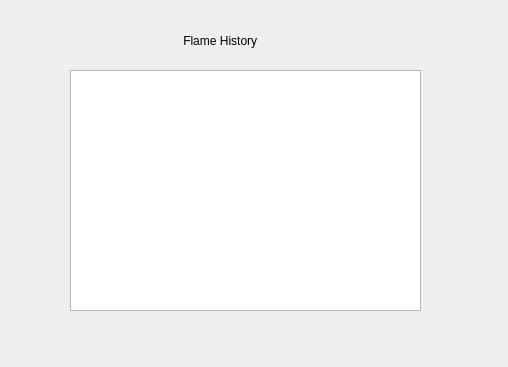
<?xml version="1.0" encoding="UTF-8"?>
<ui version="4.0">
 <class>flamehistory</class>
 <widget class="QWidget" name="flamehistory">
  <property name="geometry">
   <rect>
    <x>0</x>
    <y>0</y>
    <width>508</width>
    <height>367</height>
   </rect>
  </property>
  <property name="windowTitle">
   <string>Form</string>
  </property>
  <widget class="QTableView" name="tableViewFlame">
   <property name="geometry">
    <rect>
     <x>70</x>
     <y>70</y>
     <width>351</width>
     <height>241</height>
    </rect>
   </property>
  </widget>
  <widget class="QLabel" name="label">
   <property name="geometry">
    <rect>
     <x>130</x>
     <y>20</y>
     <width>251</width>
     <height>41</height>
    </rect>
   </property>
   <property name="text">
    <string>                Flame History</string>
   </property>
  </widget>
 </widget>
 <resources/>
 <connections/>
</ui>
